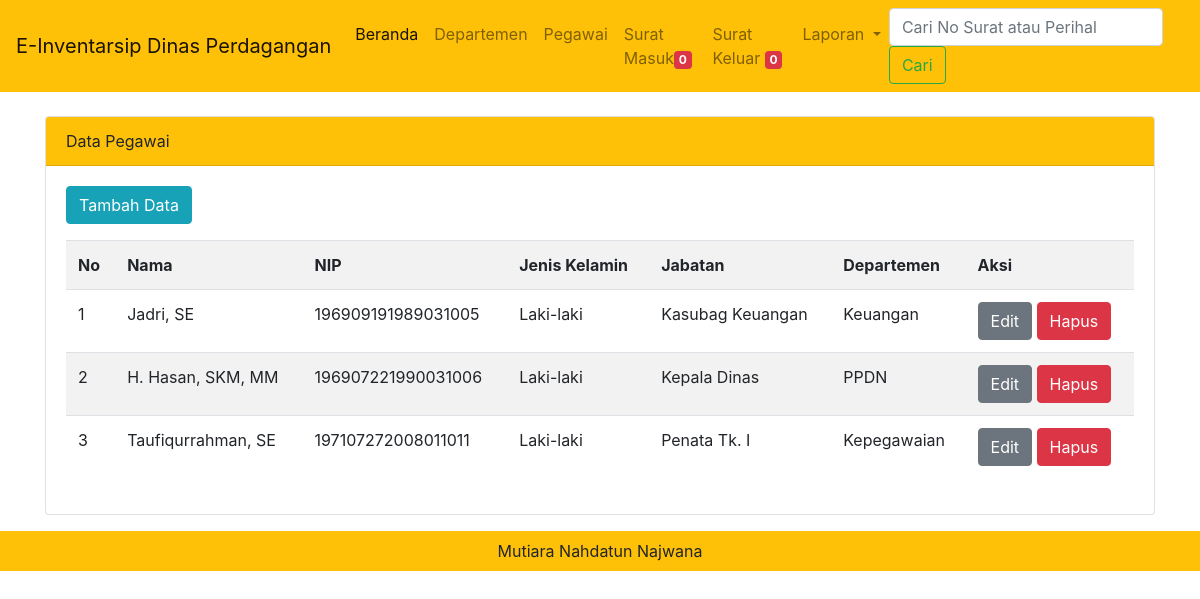
Screenshot of /admin.php?halaman=pegawai (signed in) with the database file from the repository.
### tables this page shows
CREATE TABLE IF NOT EXISTS `tbl_pegawai` (
  `id_pegawai` int NOT NULL AUTO_INCREMENT,
  `nama` varchar(100) NOT NULL,
  `nip` varchar(20) NOT NULL,
  `jabatan` varchar(100) NOT NULL,
  `departemen` varchar(100) NOT NULL,
  `jenis_kelamin` enum('L','P') DEFAULT NULL,
  `created_at` date DEFAULT NULL,
  PRIMARY KEY (`id_pegawai`)
);

CREATE TABLE IF NOT EXISTS `tbl_departemen` (
  `id_departemen` int NOT NULL AUTO_INCREMENT,
  `nama_departemen` varchar(50) NOT NULL,
  `created_at` date DEFAULT NULL,
  PRIMARY KEY (`id_departemen`)
);

### admin.php (called while the page is built, shortened)
<?php include "template/header.php"; ?>
<?php include "content.php"; ?>
<?php include "template/footer.php"; ?>

### modul/pegawai/pegawai.php (the view)
<div class="card mt-4">
  <div class="card-header bg-warning">
  Data Pegawai
  </div>
  <div class="card-body">
   <a href="?halaman=pegawai&hal=tambahdata" class="btn btn-info mb-3">Tambah Data</a>
   <table class="table table-borderd table-hovered table-striped">
     <tr>
       <th>No</th>
       <th>Nama</th>
       <th>NIP</th>
       <th>Jenis Kelamin</th>
       <th>Jabatan</th>
       <th>Departemen</th>
       <th>Aksi</th>
     </tr>
     <?php
          $tampil = mysqli_query($koneksi, "SELECT tbl_pegawai.*, tbl_departemen.nama_departemen from tbl_pegawai, tbl_departemen where tbl_pegawai.departemen = tbl_departemen.id_departemen order by id_pegawai desc");
          $no = 1;
          while($data = mysqli_fetch_array($tampil)) :
     ?>
     <tr>
       <td><?=$no++?></td>
       <td><?=$data['nama']?></td>
       <td><?=$data['nip']?></td>
       <td>
         <?php if($data['jenis_kelamin'] == 'L') : ?>
           <span style="text-align: center;">Laki-laki</span>
         <?php else : ?>
           <span style="text-align: center;">Perempuan</span>
         <?php endif; ?>
       </td>
       <td><?=$data['jabatan']?></td>
       <td><?=$data['nama_departemen']?></td>
       <td>
         <a href="?halaman=pegawai&hal=edit&id=<?=$data['id_pegawai']?>" class="btn btn-secondary" >Edit </a>
         <a href="?halaman=pegawai&hal=hapus&id=<?=$data['id_pegawai']?>" class="btn btn-danger"
          onclick="return confirm ('Apakah yakin ingin menghapus data ini?')" >Hapus </a>
       </td>
     </tr>
     <?php endwhile; ?>
   </table>
  </div>
</div>

### rows the page displays
tbl_pegawai: nama "Jadri, SE", nip "196909191989031005", jenis_kelamin "Laki-laki", jabatan "Kasubag Keuangan", tbl_departemen.nama_departemen "Keuangan"
tbl_pegawai: nama "H. Hasan, SKM, MM", nip "196907221990031006", jenis_kelamin "Laki-laki", jabatan "Kepala Dinas", tbl_departemen.nama_departemen "PPDN"
tbl_pegawai: nama "Taufiqurrahman, SE", nip "197107272008011011", jenis_kelamin "Laki-laki", jabatan "Penata Tk. I", tbl_departemen.nama_departemen "Kepegawaian"

### other values shown
$jumlah_arsip "0"
$jumlahKeluar "0"
